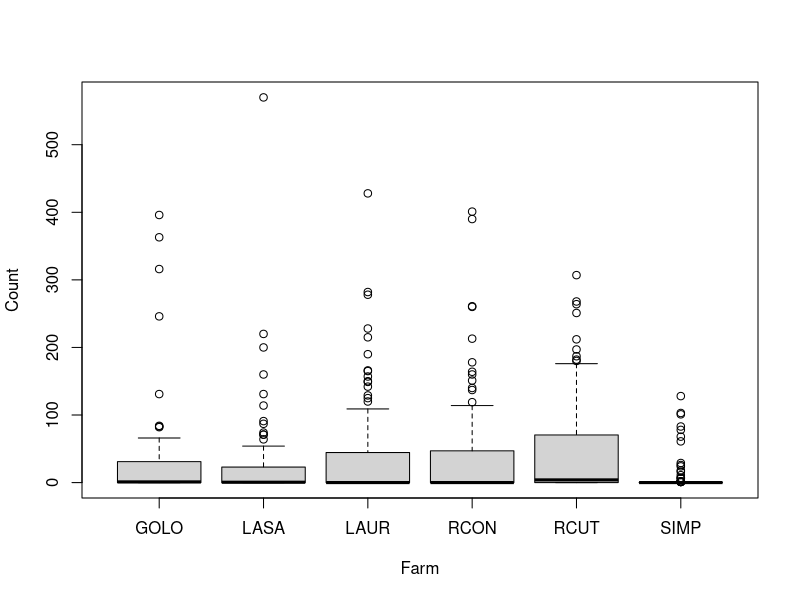
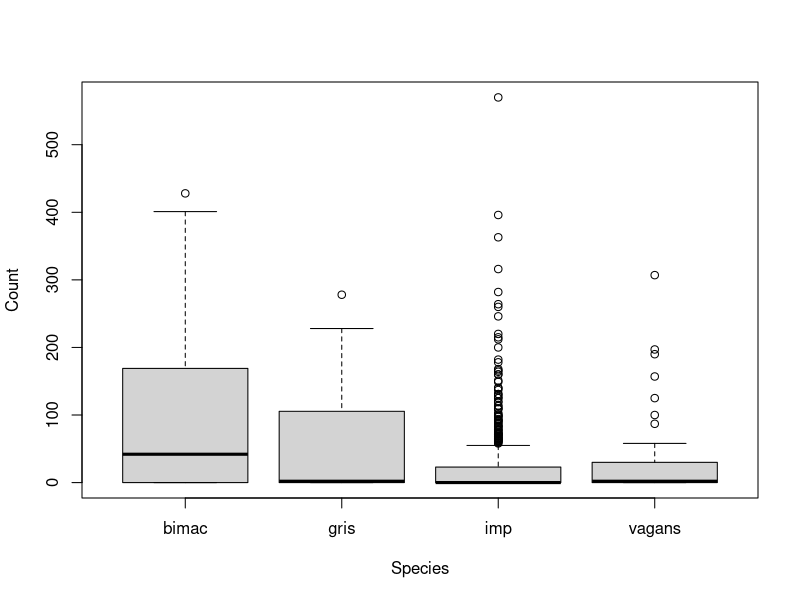
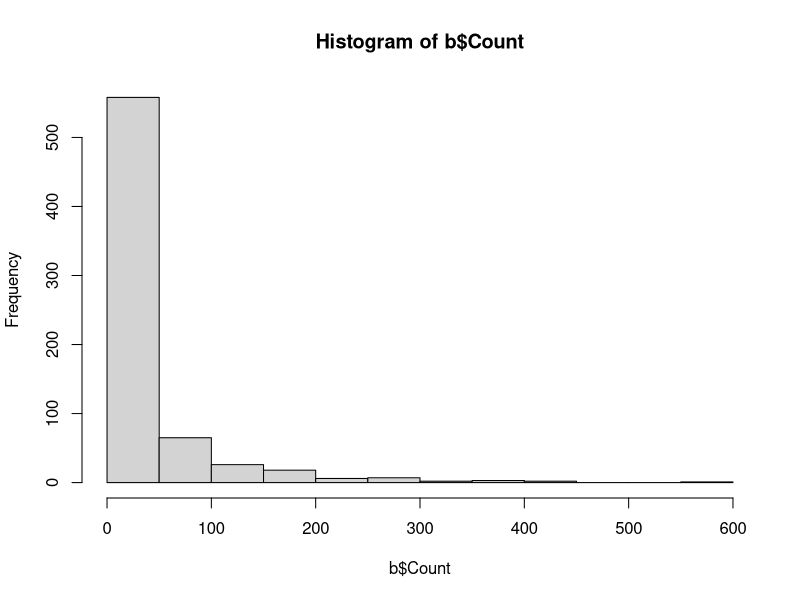
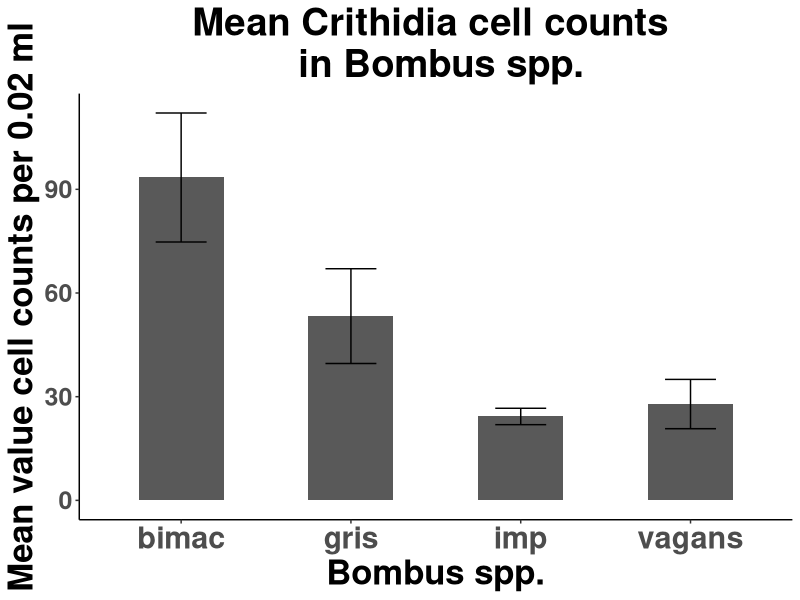
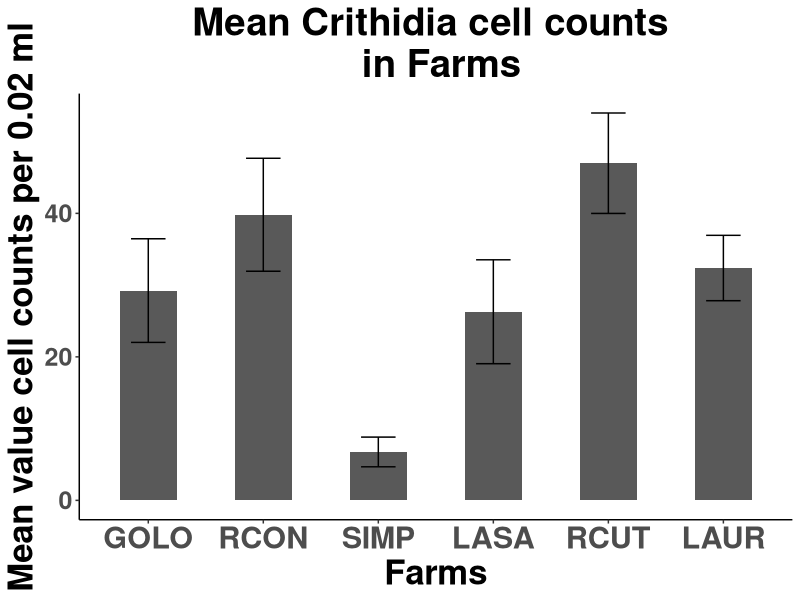
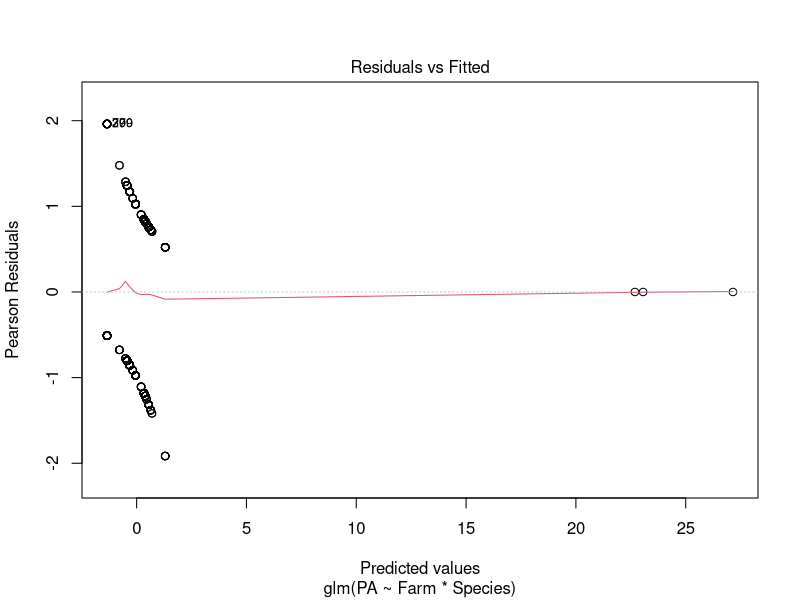
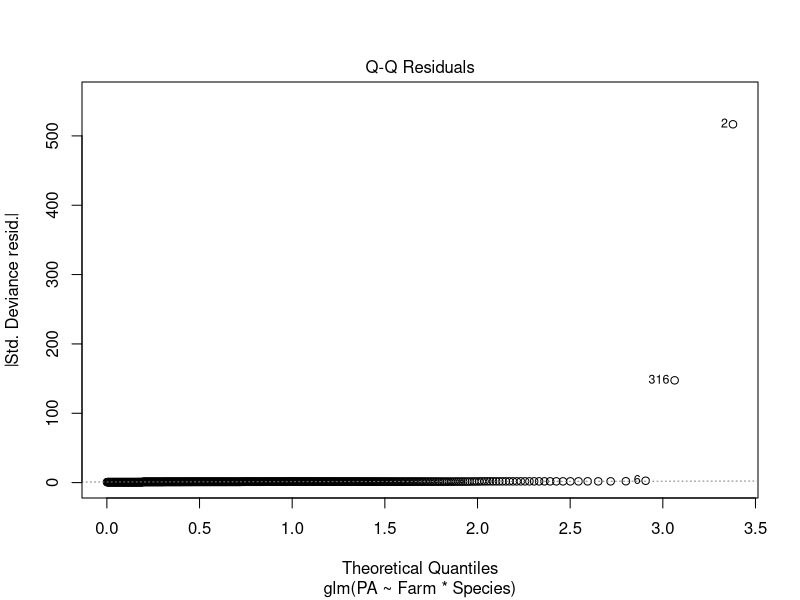
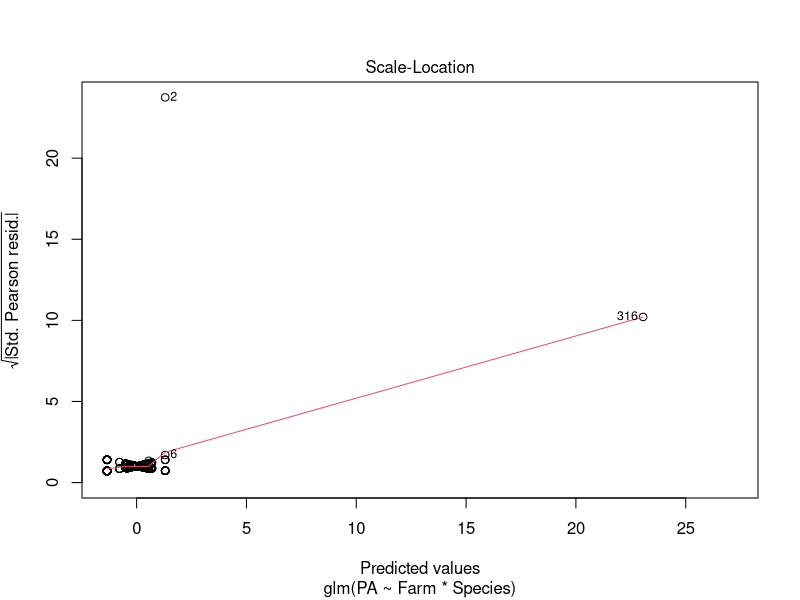

Generate these figures, in order, with R:


#fill in your working directory 
setwd("C:/Users/Zonj/Documents/Universites_Research/UMass/cut flower 2021/data")
library(vegan)#general eco stats functions
library(MASS)#glm.nb model comes from this package.
library(ggplot2)#this package has pretty plots #cheatsheets, print
library(car)#Anova () 
library(dplyr)#piping code for data visualiation and organization #cheatsheets, print
library(emmeans)#emmeans aka ls-means, #https://aosmith.rbind.io/2019/03/25/getting-started-with-emmeans/


#calling in data
data <- read.csv("Crithidia counts PA.csv", header = TRUE, sep = ",")
#looking at column names
colnames(data)
#summary of data
summary(data)

#data filtered to exclude "NAs" in the 'Species' and 'PA' columns. 
b<-data%>%filter(Species !="NA", PA !="NA")# in the end we did not use the binomial so the PA variable is not considered here.
summary(b)

#initial data exploration
boxplot(Count~Farm, data=b)#relation of crith count to Farm
boxplot(Count~Species, data=b)#relation of crith count to bee spp. 
hist(b$Count)#spread of count data. 
##We have A LOT of zeros therefore we will need to use a negative binomial distribution in our model. 

#plots for data exploration
#MAKE VERY CLEAR IN PRESENTATION that these are calculated from raw data means not from the model. 

#Species 
spp.means<- b%>%group_by(Species)%>%summarise(Crithidia_mean = mean(Count), n=n(), SE=sd(Count)/sqrt(n()))


##RACHEL
#plot of the mean of crith count for Bombus 'Species', raw data
ggplot(spp.means, aes(x=Species, y=Crithidia_mean))+ 
  geom_bar(stat="identity", 
           width=0.5,
           position=position_dodge(width = 0.5)) +
  geom_errorbar(aes(ymin=Crithidia_mean+SE, ymax=Crithidia_mean-SE), width=.3,position=position_dodge(.9))+
  theme_classic() + 
  theme(panel.grid = element_blank(), panel.border = element_blank(), 
        title = element_text(size=23,face="bold"), 
        axis.title = element_text(size=25,face="bold"), 
        axis.text.x= element_text(face="bold", size=22), 
        axis.text.y = element_text(face="bold", size=18)) +
  ggtitle("Mean Crithidia cell counts \n in Bombus spp.") +
  theme(plot.title = element_text(hjust = 0.5))+
  ylab("Mean value cell counts per 0.02 ml") + 
  xlab("Bombus spp.") #YOU CAN ADD COLOR#
ggsave("raw.spp.plot.jpg", width = 16, height = 8)


#Farms
farm.means<- b%>%group_by(Farm)%>%summarise(Crithidia_mean = mean(Count), n=n(), SE=sd(Count)/sqrt(n()))
#giving order to the variable 'Farm' first the 3 control farms, then the 3 treament farms
farm.means$Farm<-factor(farm.means$Farm,levels=c("GOLO","RCON","SIMP","LASA","RCUT","LAUR"))

##RACHEL
#plot of the mean of crith count for each 'Farm', raw data
ggplot(farm.means, aes(x=Farm, y=Crithidia_mean))+ 
  geom_bar(stat="identity", 
           width=0.5,
           position=position_dodge(width = 0.5)) + 
  geom_errorbar(aes(ymin=Crithidia_mean+SE, ymax=Crithidia_mean-SE), width=.3,position=position_dodge(.9))+
  theme_classic() + 
  theme(panel.grid = element_blank(), panel.border = element_blank(), 
        title = element_text(size=23,face="bold"), 
        axis.title = element_text(size=25,face="bold"), 
        axis.text.x= element_text(face="bold", size=22), 
        axis.text.y = element_text(face="bold", size=18)) +
  ggtitle("Mean Crithidia cell counts \n in Farms") +
  theme(plot.title = element_text(hjust = 0.5))+
  ylab("Mean value cell counts per 0.02 ml") + 
  xlab("Farms")#YOU CAN ADD COLOR, make control vs. treatment.
ggsave("raw.farm.plot.jpg", width = 16, height = 8)

###NOT USING######
#binomial model, just looked at presence '1' vs. absence '0'of crithidia. Because this is a 
model.bi<-glm(PA~Farm*Species, family=binomial, data=b)
Anova(model.bi)
plot(model.bi)
AIC(model.bi)

###NOT USING####
#subset count model
sb<-b%>%filter(PA!="0")
model.sb<-glm(Count~Farm*Species, data=sb)
Anova(model.sb)
plot(model.sb)
AIC(model.sb)

####################################################################
#####ThIS IS THE MODEL WE WILL USE########
#total count model, negative binomial #https://stats.idre.ucla.edu/r/dae/negative-binomial-regression/
model.nb <- glm.nb(Count~Farm*Species,data=b)
Anova(model.nb)
summary(model.nb)#sig dif group variance based on main effect of farm and main effect of species but not their interaction.
plot(model.nb)
AIC(model.nb)#checking the fit model, does not actually look that great
#################################################################

AIC(model.bi, model.sb, model.nb) #our model is the worst model, but the simplest for this exercise. 

############ESTIMATED MARGINAL MEANS CALCULATED FROM THE model.nb##########################
#emmeans or 'LS-means' #https://aosmith.rbind.io/2019/03/25/getting-started-with-emmeans/

#emmeans of the effect of 'Species' on crithdia count, this does not work because there are a lot of NAs.i cannot figure this out. 
emmCountSpp<-emmeans(model.nb, specs = pairwise ~ Species)
#extract emmeans dataframe from emmCountSpp list
emmCsppmean<-emmCountSpp$emmeans%>%
  as.data.frame()
#extract constrasts dataframe from emmCountSpp list
emmCsppcon<-emmCountSpp$contrasts%>%
  as.data.frame()

#emmeans of the effect of 'Farm' on crithdia count,  this does not work because there are a lot of NAs. i cannot figure this out. 
emmCountF<-emmeans(model.nb, specs = pairwise ~ Farm, type = "response")
#extract emmeans dataframe from emmCountF list
emmCFmean<-emmCountF$emmeans%>%
  as.data.frame()
#extract constrasts dataframe from emmCountF list
emmCFcon<-emmCountF$contrasts%>%
  as.data.frame()

############USING THE INTERACTION OF VARIABLES FOR GRAPHING PURPOSES########
#looking at the interaction of 'Species:Farm' is better than looking at the main effects alone... which give us a lot of NA values. 
emmCountINT<-emmeans(model.nb, specs = pairwise ~ Species:Farm, type = "response")
#this makes a list of 2 dataframes which are 1. emmeans and 2. the contrast between variables.

#extract emmeans dataframe from emmCountINT list
emmCmeanINT<-emmCountINT$emmeans%>%
  as.data.frame()

#extract constrasts dataframe from emmCountINT list
emmCconINT<-emmCountINT$contrasts%>%
  as.data.frame()


####plotttttttt############### 
####we made this plot by using the emmeans calculated from the effect of the interaction of 'Species' and 'Farm'. 
####we plot the interaction because I could not figure out why the emmeans of the main effects individually were not working. sorry. 

#giving order to the variable 'Farm' first the 3 control farms, then the 3 treatment farms
emmCmeanINT$Farm<-factor(emmCmeanINT$Farm,levels=c("GOLO","RCON","SIMP","LASA","RCUT","LAUR"))


#making error bars only for the upper limit.
limits <- aes(ymax = response + SE, ymin = response)

##RACHEL
#plot, MAKE THE DISTINCTION BETWEEN control vs treatment in powerpoint. add full species name to legend 
ggplot(emmCmeanINT, aes(x=Farm, y=response, fill = Species))+ 
  geom_bar(stat="identity", 
           width=0.5,
           position=position_dodge(width = 0.5)) + 
  geom_errorbar(limits, width=0.05,
                position=position_dodge(width = 0.5)) + 
  theme_classic() + 
  theme(panel.grid = element_blank(), panel.border = element_blank(), 
        title = element_text(size=23,face="bold"), 
        axis.title = element_text(size=25,face="bold"), 
                                  axis.text.x= element_text(face="bold", size=22), 
                                  axis.text.y = element_text(face="bold", size=18), 
                                  legend.title = element_text(size = 25, face="bold") ,
        legend.text = element_text(size = 20, face = "bold")) +
  ggtitle("Effect of Farm on Parasite Counts \n in Bombus spp.") +
  theme(plot.title = element_text(hjust = 0.5))+
  ylab("Cell counts per 0.02 ml") + 
  xlab("Farm") + 
  theme(legend.position="right") 

#saved plot to working directory, put me in powerpoint. 
ggsave("emm.INT.plot.jpg", width = 16, height = 8)
